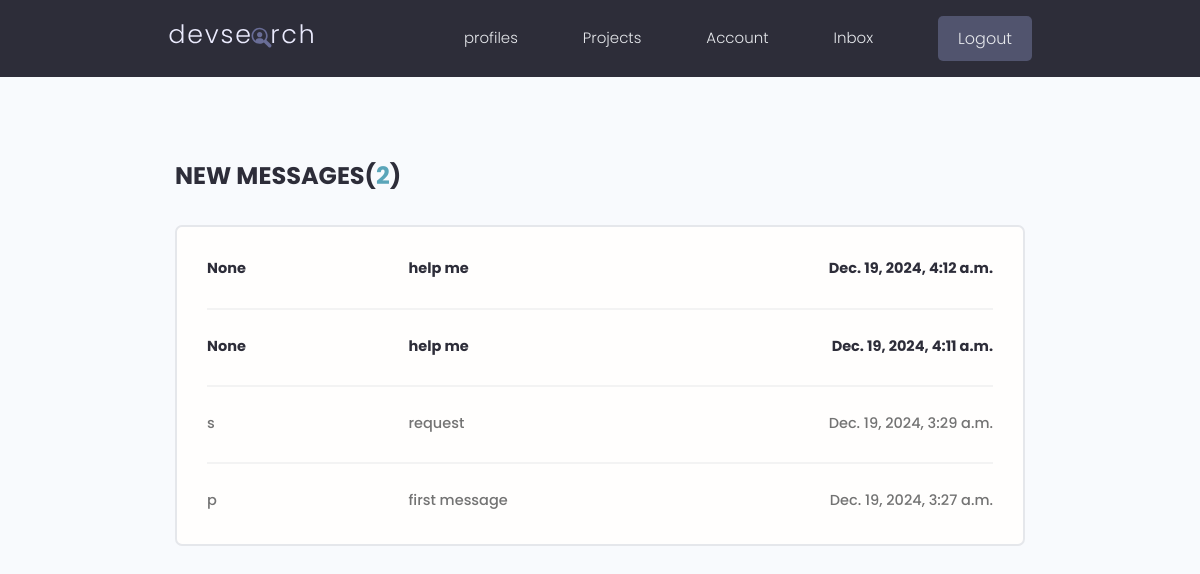
The page /inbox/ (signed in) on the database its author committed.
### users/models.py (models this page shows, shortened)
class Message(models.Model):
    sender = models.ForeignKey(
        Profile, on_delete=models.SET_NULL, null=True, blank=True
    )
    recipient = models.ForeignKey(
        Profile,
        on_delete=models.SET_NULL,
        null=True,
        blank=True,
        related_name="messages",
    )
    name = models.CharField(max_length=200, null=True, blank=True)
    email = models.EmailField(max_length=200, null=True, blank=True)
    subject = models.CharField(max_length=200, null=True, blank=True)
    is_read = models.BooleanField(default=False, null=True)
    body = models.TextField()
    id = models.UUIDField(
        default=uuid.uuid4, unique=True, primary_key=True, editable=False
    )
    created = models.DateTimeField(auto_now_add=True)
    class Meta:
        ordering = ["is_read", "-created"]

### users/views.py (the view)
# urls.py: path("inbox/", views.inbox, name="inbox"),
@login_required(login_url="login")
def inbox(request):
    profile = request.user.profile
    messageRequests = profile.messages.all()  # messages is from related name
    unreadCount = messageRequests.filter(is_read=False).count()
    context = {"messageRequests": messageRequests, "unreadCount": unreadCount}
    return render(request, "users/inbox.html", context)

### users/templates/users/inbox.html
{%extends 'main.html'%}
{%block content%}
<main class="inbox my-xl">
  <div class="content-box">
    <h3 class="inbox__title">New Messages(<span>{{unreadCount}}</span>)</h3>
    <ul class="messages">
      {% for message in messageRequests%}
      {% if not message.is_read%}
      <li class="message message--unread">
        {%elif message.is_read%}
      <li class="message">
        {%endif%}
        <a href="{% url 'message' message.id%}">
          <span class="message__author">{{message.name}}</span>
          <span class="message__subject">{{message.subject}}</span>
          <span class="message__date">{{message.created}}</span>
        </a>
      </li>
      {%endfor%}
    </ul>
  </div>
</main>
{%endblock content%}

### static/styles/app.css (style rules this page uses)
:root { --color-sub: #2d2d39; }
.content-box { width: 95%; max-width: 85rem; margin: 0 auto; }
.inbox { height: 90vh; }
.inbox__title, .inbox__title span { font-size: 2.4rem; font-weight: 700; color: var(--color-sub); text-transform: uppercase; text-align: left; margin-bottom: 3rem; }
.inbox__title span { color: var(--color-main); }
.messages { list-style: none; background: var(--color-white); padding: 0.5rem 3rem; border: 2px solid var(--color-light); border-radius: 0.7rem; }
.message { padding: 2.5rem 0; }
.message>a span { font-size: 1.45rem; font-weight: 500; }
.message.message--unread a span { font-weight: 700; color: var(--color-sub); }
.message:not(:last-child) { border-bottom: 2px solid var(--color-white-light); }
.message>a { display: flex; gap: 1rem; }
.message__author, .message__date { flex-basis: 25%; }
.message__subject { flex-basis: 50%; }
.message__date { text-align: right; }

### static/uikit/styles/modules/_variables.css (style rules this page uses)
:root { --color-main: #5aa5b9; --color-main-light: #e6faff; --color-sub: #3f4156; --color-sub-light: #51546e; --color-sub-lighter: #ededfd; --color-text: #737373; --color-gray: #8b8b8b; --color-light: #e5e7eb; --color-light-gray: #767676; --color-bg: #f8fafd; --color-white: #fffefd; --color-white-light: #f3f3f3; --color-success: #359e64; --color-success-bg: #def8e8; --color-error: #fc4b0b; --color-error-bg: #fff2ee; --font-base: 'Poppins', arial, helvetica, 'Segoe UI', roboto, ubuntu, sans-serif; --font-monospace: 'Fira Code', 'Courier New', courier, monospace; --font-regular: 300; --font-medium: 500; --font-bold: 700; --generic-shadow: 1px 1px 5px #00000010; --generic-transition: all 0.3s ease-in-out; }

### static/uikit/styles/modules/_base.css (style rules this page uses)
* { margin: 0; padding: 0; box-sizing: border-box; text-rendering: optimizeLegibility; color: inherit; font-size: inherit; }
html { font-size: 50%; }
@media only screen and (min-width: 480px) { html { font-size: 56.25%; } }
@media only screen and (min-width: 1200px) { html { font-size: 62.5%; } }
body { line-height: 1.6; font-weight: 400; font-size: 1.5rem; color: var(--color-text); background-color: var(--color-bg); min-height: 100vh; }

### static/uikit/styles/modules/_typography.css (style rules this page uses)
* { font-family: var(--font-base); }
h3 { font-size: 3.2rem; font-weight: var(--font-medium); }
p, span, strong { font-size: 1.6rem; color: var(--color-text); font-weight: var(--font-regular); }
a { padding-bottom: 2px; text-decoration: none; display: inline-block; color: var(--color-main); font-weight: var(--font-medium); }

### static/uikit/styles/modules/_utilities.css (style rules this page uses)
.my-xl { margin: 8rem auto; }

### rows shown on the page
Message: name "None", subject "help me", created "Dec. 19, 2024, 4:12 a.m."
Message: name "None", subject "help me", created "Dec. 19, 2024, 4:11 a.m."
Message: name "s", subject "request", created "Dec. 19, 2024, 3:29 a.m."
Message: name "p", subject "first message", created "Dec. 19, 2024, 3:27 a.m."

### other values the page prints
{{ unreadCount }} "2"
